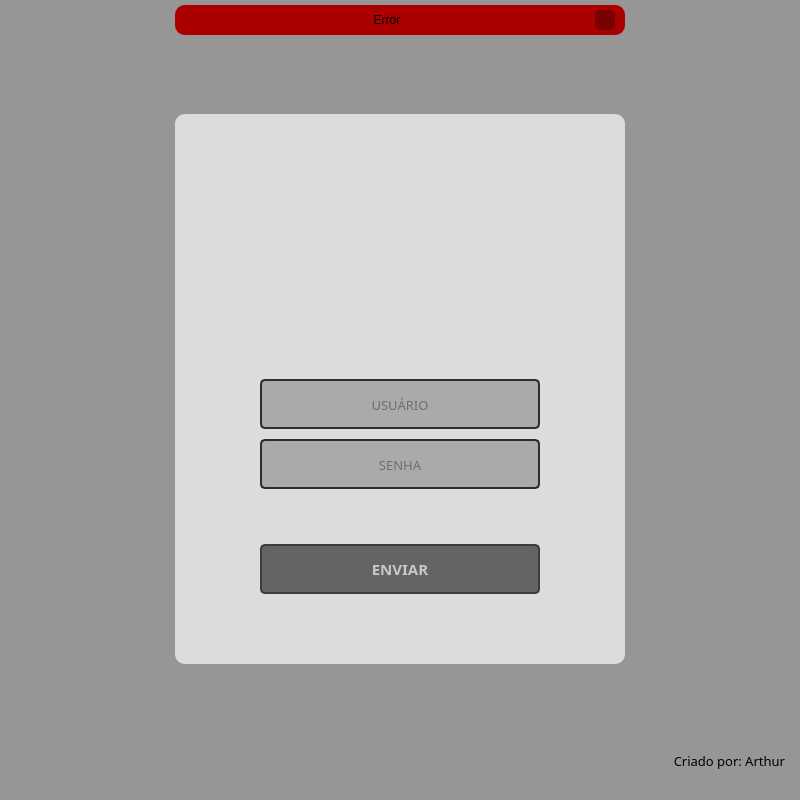
<?xml version="1.0" encoding="UTF-8"?>
<ui version="4.0">
 <class>MainWindow</class>
 <widget class="QMainWindow" name="MainWindow">
  <property name="geometry">
   <rect>
    <x>0</x>
    <y>0</y>
    <width>800</width>
    <height>800</height>
   </rect>
  </property>
  <property name="windowTitle">
   <string>Login</string>
  </property>
  <property name="windowIcon">
   <iconset resource="login.qrc">
    <normaloff>:/icon/images/Icon.ico</normaloff>:/icon/images/Icon.ico</iconset>
  </property>
  <property name="styleSheet">
   <string notr="true">background-color: rgb(150, 150, 150);</string>
  </property>
  <widget class="QWidget" name="centralwidget">
   <layout class="QVBoxLayout" name="verticalLayout">
    <property name="spacing">
     <number>0</number>
    </property>
    <property name="leftMargin">
     <number>0</number>
    </property>
    <property name="topMargin">
     <number>0</number>
    </property>
    <property name="rightMargin">
     <number>0</number>
    </property>
    <property name="bottomMargin">
     <number>0</number>
    </property>
    <item>
     <widget class="QFrame" name="top_bar">
      <property name="maximumSize">
       <size>
        <width>16777215</width>
        <height>35</height>
       </size>
      </property>
      <property name="styleSheet">
       <string notr="true"/>
      </property>
      <property name="frameShape">
       <enum>QFrame::NoFrame</enum>
      </property>
      <property name="frameShadow">
       <enum>QFrame::Raised</enum>
      </property>
      <layout class="QHBoxLayout" name="horizontalLayout_2">
       <property name="spacing">
        <number>0</number>
       </property>
       <property name="leftMargin">
        <number>0</number>
       </property>
       <property name="topMargin">
        <number>5</number>
       </property>
       <property name="rightMargin">
        <number>0</number>
       </property>
       <property name="bottomMargin">
        <number>0</number>
       </property>
       <item>
        <widget class="QFrame" name="frame_error">
         <property name="maximumSize">
          <size>
           <width>450</width>
           <height>16777215</height>
          </size>
         </property>
         <property name="styleSheet">
          <string notr="true">background-color: rgb(170, 0, 0);
border-radius: 10px;</string>
         </property>
         <property name="frameShape">
          <enum>QFrame::StyledPanel</enum>
         </property>
         <property name="frameShadow">
          <enum>QFrame::Raised</enum>
         </property>
         <layout class="QHBoxLayout" name="horizontalLayout_3">
          <property name="leftMargin">
           <number>10</number>
          </property>
          <property name="topMargin">
           <number>3</number>
          </property>
          <property name="rightMargin">
           <number>10</number>
          </property>
          <property name="bottomMargin">
           <number>3</number>
          </property>
          <item>
           <widget class="QLabel" name="label_error">
            <property name="text">
             <string>Error</string>
            </property>
            <property name="alignment">
             <set>Qt::AlignCenter</set>
            </property>
           </widget>
          </item>
          <item>
           <widget class="QPushButton" name="pushButton_close">
            <property name="maximumSize">
             <size>
              <width>20</width>
              <height>20</height>
             </size>
            </property>
            <property name="styleSheet">
             <string notr="true">QPushButton {
	background-image: url(:/close_button/images/cil-x.png);
	border-radius: 5px;
	background-position: center;
	background-color: rgb(120, 0, 0);
}

QPushButton:hover {
	background-color: rgb(130, 130, 130);
	color: rgb(200, 200, 200);
}</string>
            </property>
            <property name="text">
             <string/>
            </property>
           </widget>
          </item>
         </layout>
        </widget>
       </item>
      </layout>
     </widget>
    </item>
    <item>
     <widget class="QFrame" name="content">
      <property name="styleSheet">
       <string notr="true"/>
      </property>
      <property name="frameShape">
       <enum>QFrame::NoFrame</enum>
      </property>
      <property name="frameShadow">
       <enum>QFrame::Raised</enum>
      </property>
      <layout class="QHBoxLayout" name="horizontalLayout">
       <item>
        <widget class="QFrame" name="login_area">
         <property name="maximumSize">
          <size>
           <width>450</width>
           <height>550</height>
          </size>
         </property>
         <property name="styleSheet">
          <string notr="true">background-color: rgb(220, 220, 220);
border-radius: 10px;</string>
         </property>
         <property name="frameShape">
          <enum>QFrame::NoFrame</enum>
         </property>
         <property name="frameShadow">
          <enum>QFrame::Raised</enum>
         </property>
         <widget class="QFrame" name="frame_logo">
          <property name="geometry">
           <rect>
            <x>55</x>
            <y>25</y>
            <width>345</width>
            <height>85</height>
           </rect>
          </property>
          <property name="styleSheet">
           <string notr="true">background-image: url(:/logo/images/logo.png);
background-repeat: no-repeat;
background-position: center;</string>
          </property>
          <property name="frameShape">
           <enum>QFrame::StyledPanel</enum>
          </property>
          <property name="frameShadow">
           <enum>QFrame::Raised</enum>
          </property>
         </widget>
         <widget class="QFrame" name="frame_avatar">
          <property name="geometry">
           <rect>
            <x>165</x>
            <y>110</y>
            <width>120</width>
            <height>120</height>
           </rect>
          </property>
          <property name="styleSheet">
           <string notr="true">QFrame {
background-image: url(:/avatar_logo/images/avatar.png);
background-position: center;
background-repeat: no-repeat;
border-radius: 60px;
}

QFrame:hover {
	border: 10px solid rgb(255, 225, 0);
}</string>
          </property>
          <property name="frameShape">
           <enum>QFrame::StyledPanel</enum>
          </property>
          <property name="frameShadow">
           <enum>QFrame::Raised</enum>
          </property>
         </widget>
         <widget class="QLineEdit" name="lineEdit_user">
          <property name="geometry">
           <rect>
            <x>85</x>
            <y>265</y>
            <width>280</width>
            <height>50</height>
           </rect>
          </property>
          <property name="font">
           <font>
            <family>Poppins</family>
            <pointsize>10</pointsize>
           </font>
          </property>
          <property name="styleSheet">
           <string notr="true">QLineEdit {
	border: 2px solid rgb(45, 45, 45);
	border-radius: 5px;
	padding: 15px;
	background-color: rgb(170, 170, 170);
	color: rgb(50, 50, 50);
}

QLineEdit:hover {
	border: 2px solid rgb(55, 55, 55);
}</string>
          </property>
          <property name="text">
           <string/>
          </property>
          <property name="maxLength">
           <number>32</number>
          </property>
          <property name="alignment">
           <set>Qt::AlignCenter</set>
          </property>
          <property name="placeholderText">
           <string>USUÁRIO</string>
          </property>
         </widget>
         <widget class="QLineEdit" name="lineEdit_pass">
          <property name="geometry">
           <rect>
            <x>85</x>
            <y>325</y>
            <width>280</width>
            <height>50</height>
           </rect>
          </property>
          <property name="font">
           <font>
            <family>Poppins</family>
            <pointsize>10</pointsize>
           </font>
          </property>
          <property name="styleSheet">
           <string notr="true">QLineEdit {
	border: 2px solid rgb(45, 45, 45);
	border-radius: 5px;
	padding: 15px;
	background-color: rgb(170, 170, 170);
	color: rgb(50, 50, 50);
}

QLineEdit:hover {
	border: 2px solid rgb(55, 55, 55);
}</string>
          </property>
          <property name="text">
           <string/>
          </property>
          <property name="maxLength">
           <number>16</number>
          </property>
          <property name="echoMode">
           <enum>QLineEdit::Password</enum>
          </property>
          <property name="alignment">
           <set>Qt::AlignCenter</set>
          </property>
          <property name="placeholderText">
           <string>SENHA</string>
          </property>
         </widget>
         <widget class="QPushButton" name="pushButton_enviar">
          <property name="geometry">
           <rect>
            <x>85</x>
            <y>430</y>
            <width>280</width>
            <height>50</height>
           </rect>
          </property>
          <property name="font">
           <font>
            <family>Poppins</family>
            <pointsize>11</pointsize>
            <weight>75</weight>
            <bold>true</bold>
           </font>
          </property>
          <property name="styleSheet">
           <string notr="true">QPushButton {
	color: rgb(200, 200, 200);
	background-color: rgb(100, 100, 100);
	border: 2px solid rgb(60, 60, 60);
	border-radius: 5px;
}

QPushButton:hover {
	background-color: rgb(50, 50, 50);
	border: 2px solid rgb(70, 70, 70);
	border-radius: 5px;
	color: rgb(220, 220, 220);
}

QPushButton:pressed {
	background-color: rgb(250, 230, 00);
	border: 2px solid rgb(255, 165, 24);
	color: rgb(50, 50, 50);
}</string>
          </property>
          <property name="text">
           <string>ENVIAR</string>
          </property>
         </widget>
        </widget>
       </item>
      </layout>
     </widget>
    </item>
    <item>
     <widget class="QFrame" name="side_bar">
      <property name="maximumSize">
       <size>
        <width>16777215</width>
        <height>35</height>
       </size>
      </property>
      <property name="styleSheet">
       <string notr="true"/>
      </property>
      <property name="frameShape">
       <enum>QFrame::NoFrame</enum>
      </property>
      <property name="frameShadow">
       <enum>QFrame::Raised</enum>
      </property>
      <layout class="QVBoxLayout" name="verticalLayout_2">
       <property name="rightMargin">
        <number>15</number>
       </property>
       <item>
        <widget class="QLabel" name="label_side">
         <property name="font">
          <font>
           <family>Poppins</family>
           <pointsize>10</pointsize>
           <weight>50</weight>
           <bold>false</bold>
          </font>
         </property>
         <property name="text">
          <string>Criado por: Arthur</string>
         </property>
         <property name="alignment">
          <set>Qt::AlignRight|Qt::AlignTrailing|Qt::AlignVCenter</set>
         </property>
        </widget>
       </item>
      </layout>
     </widget>
    </item>
   </layout>
  </widget>
  <widget class="QMenuBar" name="menubar">
   <property name="geometry">
    <rect>
     <x>0</x>
     <y>0</y>
     <width>800</width>
     <height>18</height>
    </rect>
   </property>
  </widget>
  <widget class="QStatusBar" name="statusbar"/>
 </widget>
 <resources>
  <include location="login.qrc"/>
 </resources>
 <connections/>
</ui>
